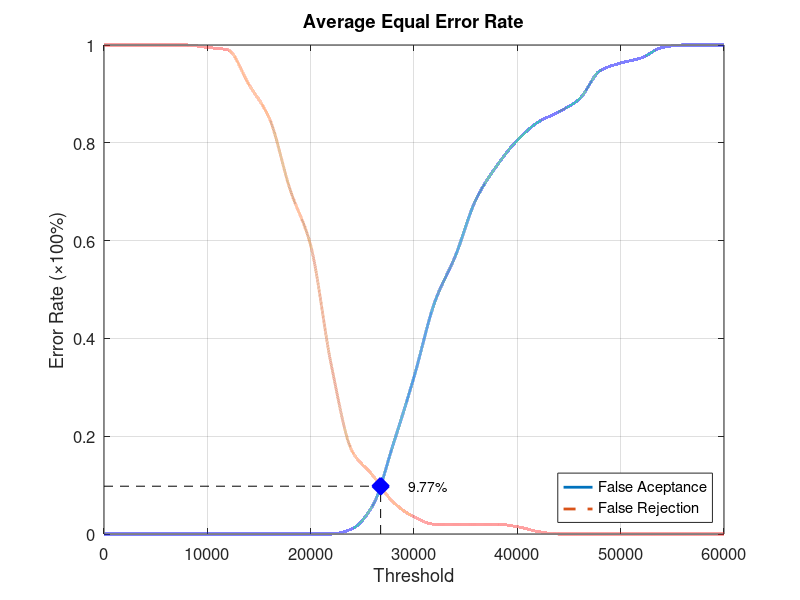
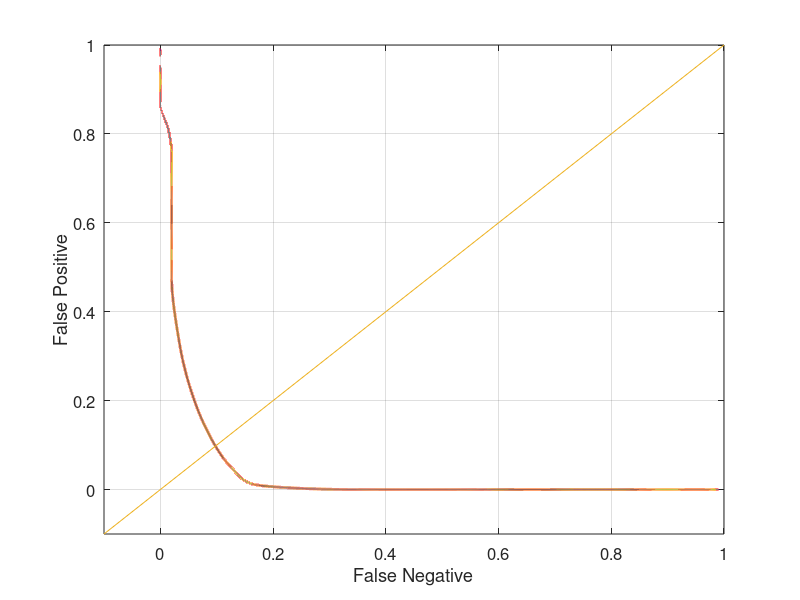

Write MATLAB code to recreate these figures, in order.
function yEER = Database4_1
close all;
clear;
clc;
x = 0:2000:60000;
xq = 0:0.5:60000;

y0 = [0 0 0 0 0 0 0 0 0 0 0 0 0.0105263 0.0578947 0.184211 0.321053 0.473684 0.568421 0.684211 0.752632 0.805263 0.842105 0.863158 0.889474 0.947368 0.963158 0.973684 0.994737 1 1 1];
yy0 = interp1(x, y0, xq, 'pchip');
y1 = [1 1 1 1 1 0.995 0.99 0.92 0.85 0.705 0.59 0.345 0.17 0.12 0.065 0.035 0.02 0.02 0.02 0.02 0.015 0.005 0 0 0 0 0 0 0 0 0];
yy1 = interp1(x, y1, xq, 'pchip');

% Calculating EER: 
y2 = abs(y0 - y1);
find(y2 == min(y2))
yy2 = abs(yy0 - yy1);
xEER = find(yy2 == min(yy2));
xEERIndex = xq(xEER) % X-axis EER
yEER = yy0(xEER) % Y-axis EER

main = figure
plot(xq, yy0,'-','LineWidth', 2);	hold on
plot(xq, yy1,'--','LineWidth', 2);	hold on
plot([xEERIndex xEERIndex], [0 yEER], 'k--');	hold on
plot([0 xEERIndex], [yEER yEER], 'k--');	hold on
plot(xEERIndex, yEER, 'bx', 'LineWidth', 10);	hold on
text(xEERIndex + 10 * xEERIndex / 100, yEER, [num2str(round((10000 * yEER)) / 100) '%'])
legend('False Aceptance', 'False Rejection', 'Location', 'SouthEast')
xlabel('Threshold')
ylabel('Error Rate (\times100%)')
title('Average Equal Error Rate')
set(gca, 'FontSize', 12)
axis([0 60000 0 1])
grid on

print(main, 'Database4_1Main', '-dpng');
FNRxFPR = figure('Color', [1 1 1]);
plot(yy1, yy0, '-', yy1, yy0, 'LineWidth', 2);
hold on
y = -0.1:0.1:1
plot(y, y); 
set(gca, 'FontSize', 12)
xlabel('False Negative')
ylabel('False Positive')
axis([-0.1 1 -0.1 1])
set(gca, 'FontSize', 12)
grid on

print(FNRxFPR, 'Database4_1FNRxFPR','-dpng');
end
